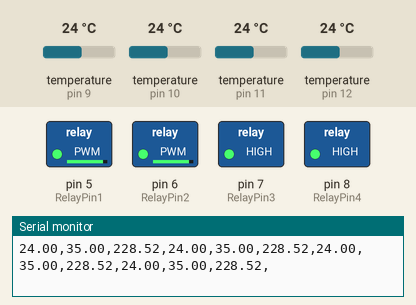
This sketch was run on a simulated Arduino Uno, built with avr-gcc and run on an emulated ATmega328P. Parts: switched loads named in the sketch (green lamp = pin HIGH), the last lines printed to the serial monitor. The test bench sets the inputs (shaded band); at power-on: temperature (sensors on pin 9, pin 10, pin 11, pin 12) 24 °C.

Above: at 3.7 s.
3.8 s: temperature (sensor on pin 9) set to 41 °C
8.0 s: temperature (sensor on pin 10) set to 41 °C
10.4 s: temperature (sensor on pin 11) set to 33 °C
At 11.4 s:
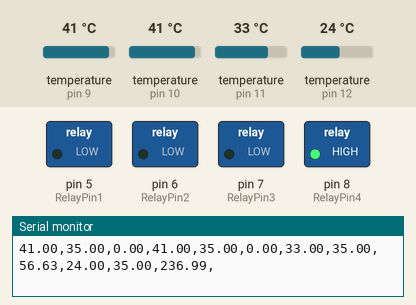
12.4 s: temperature (sensor on pin 12) set to 33 °C
At 14.1 s:
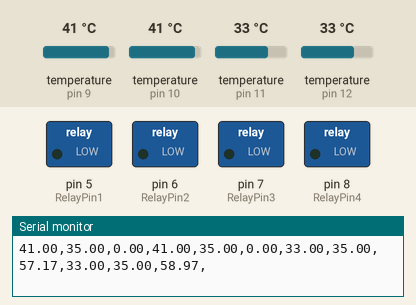
14.4 s: temperature (sensor on pin 9) set to 28 °C
At 18.5 s:
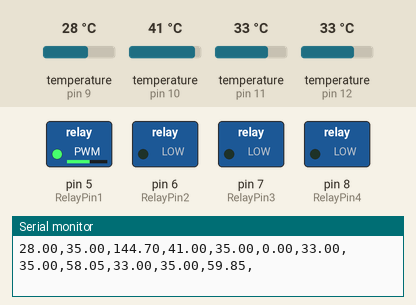
Timing chart, 0 to 19.6 s (numbered marks = the images above; inputs shaded):
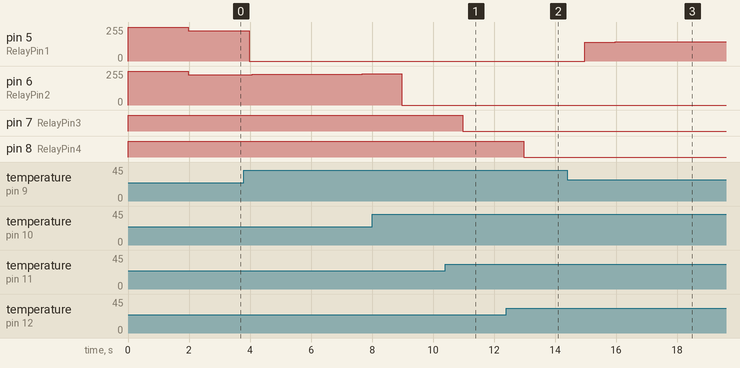

The sketch:

IFGainTempControl.ino
```cpp
#include <OneWire.h>
#include <PID_v1.h>
#include <Metro.h>
#define RelayPin1 5
#define RelayPin2 6
#define RelayPin3 7
#define RelayPin4 8
#define TempPin1 9
#define TempPin2 10
#define TempPin3 11
#define TempPin4 12

#define RelayPin 7
#define TempPin 11

#define LEDPin 4
double Setpoint1, Input1, Output1;
double Setpoint2, Input2, Output2;
double Setpoint3, Input3, Output3;
double Setpoint4, Input4, Output4;


double errorVal,errorWindow; //to keep the temperature error
int errorState,ledState; // state of the error (either within athe window or not)

//Specify the links and initial tuning parameters
PID temp1(&Input1, &Output1, &Setpoint1,20,0.1,0, DIRECT);
PID temp2(&Input2, &Output2, &Setpoint2,20,0.1,0, DIRECT);
PID temp3(&Input3, &Output3, &Setpoint3,20,0.1,0, DIRECT);
PID temp4(&Input4, &Output4, &Setpoint4,20,0.1,0, DIRECT);


//int WindowSize = 10000;
//unsigned long windowStartTime;


volatile int HighByte, LowByte, TReading, SignBit, Tc_100, Whole, Fract;
volatile int requestFlag;
volatile int readTimerCounter=0;
unsigned long Time[5];
double Temps1[5],dRate1;
double Temps2[5],dRate2;
double Temps3[5],dRate3;
double Temps4[5],dRate4;


byte present = 0;
byte data1[12];
byte addr1[8];
byte data2[12];
byte addr2[8];
byte data3[12];
byte addr3[8];
byte data4[12];
byte addr4[8];
double error;
volatile double Temperature;
/* DS18S20 Temperature chip i/o

 */

OneWire  ds1(TempPin1);  // on pin 10
OneWire  ds2(TempPin2);  // on pin 10
OneWire  ds3(TempPin3);  // on pin 10
OneWire  ds4(TempPin4);  // on pin 10

//int Heater=11;
Metro requestTimer(1000);
Metro readTimer(100);


void setup(void) {
  // initialize inputs/outputs
  // start serial port
  //windowStartTime = millis();

     Setpoint1=35;
Setpoint2=35;
Setpoint3=35;
Setpoint4=35;
  errorWindow=0.5;
  ledState=0; //start the indicator LED in off mode
  int jj;


  Serial.begin(9600);
    //tell the PID to range between 0 and the full window size
  temp1.SetOutputLimits(0, 255);
  temp1.SetSampleTime(100) ;
  //turn the PID on
  temp1.SetMode(AUTOMATIC);
  temp2.SetOutputLimits(0, 255);
  temp2.SetSampleTime(100) ;
  //turn the PID on
  temp2.SetMode(AUTOMATIC);
  temp3.SetOutputLimits(0, 255);
  temp3.SetSampleTime(100) ;
  //turn the PID on
  temp3.SetMode(AUTOMATIC);
  temp4.SetOutputLimits(0, 255);
  temp4.SetSampleTime(100) ;
  //turn the PID on
  temp4.SetMode(AUTOMATIC);


  //myPID.SetTunings(100,0.1,0);
  pinMode(RelayPin1,OUTPUT);
  pinMode(RelayPin2,OUTPUT);
  pinMode(RelayPin3,OUTPUT);
  pinMode(RelayPin4,OUTPUT);

  analogWrite(RelayPin1, 0);
  analogWrite(RelayPin2, 0);
  analogWrite(RelayPin3, 0);
  analogWrite(RelayPin4, 0);


}

void loop(void) {

    double dTemp,dTime,dTimeLoop;
    unsigned long currTime;
    unsigned long TimeDiff,TimeDiffLoop;
    //char Output;
    int j;


  if(requestTimer.check()==1){
    //request temperatures every 1 second
       requestTemps1();
        requestTemps2();
      requestTemps3();
      requestTemps4();

       readTimerCounter=0;
       if(errorState==0){
         if(ledState==0){
          ledState=1;
         }
         else if(ledState==1){
          ledState=0;
         }
         //we need to blink the LED
      }
        else if(errorState==1){
          ledState=1;
         //we don't need to blink the LED
        }
        digitalWrite(LEDPin,ledState); //write the value and
  }
  if(readTimer.check()==1){
    readTimerCounter++;
    if(readTimerCounter>=10){
       readTimerCounter==0;


       Time[4]=Time[3];
       Time[3]=Time[2];
       Time[2]=Time[1];
       Time[1]=Time[0];
       Time[0]=millis();

       Temps1[4]=Temps1[3];
       Temps1[3]=Temps1[2];
       Temps1[2]=Temps1[1];
       Temps1[1]=Temps1[0];
       Temps1[0]=readTemps1(); //read the latest temperature

        Temps2[4]=Temps2[3];
       Temps2[3]=Temps2[2];
       Temps2[2]=Temps2[1];
       Temps2[1]=Temps2[0];
       Temps2[0]=readTemps2(); //read the latest temperature

        Temps3[4]=Temps3[3];
       Temps3[3]=Temps3[2];
       Temps3[2]=Temps3[1];
       Temps3[1]=Temps3[0];
       Temps3[0]=readTemps3(); //read the latest temperature

        Temps4[4]=Temps4[3];
       Temps4[3]=Temps4[2];
       Temps4[2]=Temps4[1];
       Temps4[1]=Temps4[0];
       Temps4[0]=readTemps4(); //read the latest temperature


       TimeDiff = Time[0]-Time[1];
       dTemp=Temps1[0]-Temps1[1];
       dRate1=100000.*dTemp/(double)TimeDiff;
       //dRate=dRate.;


 // Serial.print("\n");


        }


   // dTemp=Temps[0]-Temps[1];
   // dTime=(double)currTime-(double)Time[1];
    Serial.print(Input1);
  Serial.print(",");
  Serial.print(Setpoint1);
  Serial.print(",");
  Serial.print(Output1);
  Serial.print(",");
   Serial.print(Input2);
  Serial.print(",");
  Serial.print(Setpoint2);
  Serial.print(",");
  Serial.print(Output2);
  Serial.print(",");
   Serial.print(Input3);
  Serial.print(",");
  Serial.print(Setpoint3);
  Serial.print(",");
  Serial.print(Output3);
  Serial.print(",");
   Serial.print(Input4);
  Serial.print(",");
  Serial.print(Setpoint4);
  Serial.print(",");
  Serial.print(Output4);
  Serial.print(",");

//  Serial.print(dRate);
//  Serial.print(",");
//
//  for(j=0;j<=7;j++){
//    Serial.print(addr1[j],HEX);
//    Serial.print(" ");
//  }


  errorVal=abs(Setpoint1-Input1);
  if(errorVal<errorWindow){
   errorState=1 ;
  }
  else if(errorVal>=errorWindow){
   errorState=0;
  }

  Serial.print("\n");


  }


  currTime=millis();
  TimeDiffLoop=currTime-Time[0];
  dTimeLoop=(double)TimeDiffLoop;
  Temperature=Temps1[1] + dTimeLoop*dRate1/100000.;

  Input1 = Temps1[0];
  temp1.Compute();
   Input2 = Temps2[0];
  temp2.Compute();
   Input3 = Temps3[0];
  temp3.Compute();
   Input4 = Temps4[0];
  temp4.Compute();

  analogWrite(RelayPin1,Output1);
  analogWrite(RelayPin2,Output2);
  analogWrite(RelayPin3,Output3);
  analogWrite(RelayPin4,Output4);

 // digitalWrite(RelayPin1, LOW);
 // digitalWrite(RelayPin2, LOW);
 // digitalWrite(RelayPin3, LOW);
//digitalWrite(RelayPin4, LOW);


}


void requestTemps1(){
  byte i;
  if ( !ds1.search(addr1)) {
    //  Serial.print("No more addresses.\n");
      ds1.reset_search();
      return;
  }

  if ( OneWire::crc8( addr1, 7) != addr1[7]) {
      Serial.print("CRC is not valid!\n");
      return;
  }
  ds1.reset();
  ds1.select(addr1);
  ds1.write(0x44,1);
  requestFlag=1;

}

void requestTemps2(){
  byte i;
  if ( !ds2.search(addr2)) {
    //  Serial.print("No more addresses.\n");
      ds2.reset_search();
      return;
  }

  if ( OneWire::crc8( addr2, 7) != addr2[7]) {
      Serial.print("CRC is not valid!\n");
      return;
  }
  ds2.reset();
  ds2.select(addr2);
  ds2.write(0x44,1);
  requestFlag=1;

}

void requestTemps3(){
  byte i;
  if ( !ds3.search(addr3)) {
    //  Serial.print("No more addresses.\n");
      ds3.reset_search();
      return;
  }

  if ( OneWire::crc8( addr3, 7) != addr3[7]) {
      Serial.print("CRC is not valid!\n");
      return;
  }
  ds3.reset();
  ds3.select(addr3);
  ds3.write(0x44,1);
  requestFlag=1;

}

void requestTemps4(){
  byte i;
  if ( !ds4.search(addr4)) {
    //  Serial.print("No more addresses.\n");
      ds4.reset_search();
      return;
  }

  if ( OneWire::crc8( addr4, 7) != addr4[7]) {
      Serial.print("CRC is not valid!\n");
      return;
  }
  ds4.reset();
  ds4.select(addr4);
  ds4.write(0x44,1);
  requestFlag=1;

}

double readTemps1(){
  char i;
  double Temp;

  present = ds1.reset();
  ds1.select(addr1);
  ds1.write(0xBE);         // Read Scratchpad


  for ( i = 0; i < 9; i++) {           // we need 9 bytes
    data1[i] = ds1.read();

  }

  LowByte = data1[0];
  HighByte = data1[1];
  TReading = (HighByte << 8) + LowByte;
  SignBit = TReading & 0x8000;  // test most sig bit
  if (SignBit) // negative
  {
    TReading = (TReading ^ 0xffff) + 1; // 2's comp
  }
  Tc_100 = (6 * TReading) + TReading / 4;    // multiply by (100 * 0.0625) or 6.25

  Whole = Tc_100 / 100;  // separate off the whole and fractional portions
  Fract = Tc_100 % 100;


  if (SignBit) // If its negative
  {
     Serial.print("-");
  }

  Temp=(float)Whole+(float)Fract/100;
 // Serial.print(Temp);
  return Temp;

}

double readTemps2(){
  char i;
  double Temp;

  present = ds2.reset();
  ds2.select(addr2);
  ds2.write(0xBE);         // Read Scratchpad


  for ( i = 0; i < 9; i++) {           // we need 9 bytes
    data2[i] = ds2.read();

  }

  LowByte = data2[0];
  HighByte = data2[1];
  TReading = (HighByte << 8) + LowByte;
  SignBit = TReading & 0x8000;  // test most sig bit
  if (SignBit) // negative
  {
    TReading = (TReading ^ 0xffff) + 1; // 2's comp
  }
  Tc_100 = (6 * TReading) + TReading / 4;    // multiply by (100 * 0.0625) or 6.25

  Whole = Tc_100 / 100;  // separate off the whole and fractional portions
  Fract = Tc_100 % 100;


  if (SignBit) // If its negative
  {
     Serial.print("-");
  }

  Temp=(float)Whole+(float)Fract/100;
 // Serial.print(Temp);
  return Temp;

}

double readTemps3(){
  char i;
  double Temp;

  present = ds3.reset();
  ds3.select(addr3);
  ds3.write(0xBE);         // Read Scratchpad


  for ( i = 0; i < 9; i++) {           // we need 9 bytes
    data3[i] = ds3.read();

  }

  LowByte = data3[0];
  HighByte = data3[1];
  TReading = (HighByte << 8) + LowByte;
  SignBit = TReading & 0x8000;  // test most sig bit
  if (SignBit) // negative
  {
    TReading = (TReading ^ 0xffff) + 1; // 2's comp
  }
  Tc_100 = (6 * TReading) + TReading / 4;    // multiply by (100 * 0.0625) or 6.25

  Whole = Tc_100 / 100;  // separate off the whole and fractional portions
  Fract = Tc_100 % 100;


  if (SignBit) // If its negative
  {
     Serial.print("-");
  }

  Temp=(float)Whole+(float)Fract/100;
 // Serial.print(Temp);
  return Temp;

}

double readTemps4(){
  char i;
  double Temp;

  present = ds4.reset();
  ds4.select(addr4);
  ds4.write(0xBE);         // Read Scratchpad


  for ( i = 0; i < 9; i++) {           // we need 9 bytes
    data4[i] = ds4.read();

  }

  LowByte = data4[0];
  HighByte = data4[1];
  TReading = (HighByte << 8) + LowByte;
  SignBit = TReading & 0x8000;  // test most sig bit
  if (SignBit) // negative
  {
    TReading = (TReading ^ 0xffff) + 1; // 2's comp
  }
  Tc_100 = (6 * TReading) + TReading / 4;    // multiply by (100 * 0.0625) or 6.25

  Whole = Tc_100 / 100;  // separate off the whole and fractional portions
  Fract = Tc_100 % 100;


  if (SignBit) // If its negative
  {
     Serial.print("-");
  }

  Temp=(float)Whole+(float)Fract/100;
 // Serial.print(Temp);
  return Temp;

}
```

Measured:
- after the input at 10.4 s, pin 7 (RelayPin3): HIGH → LOW after 0.57 s
- after the input at 12.4 s, pin 8 (RelayPin4): HIGH → LOW after 0.57 s
- after the input at 14.4 s, pin 5 (RelayPin1): 0/255 → 142/255 after 0.57 s, → 143/255 1.0 s later, → 144/255 1.4 s later, → 145/255 1.5 s later
